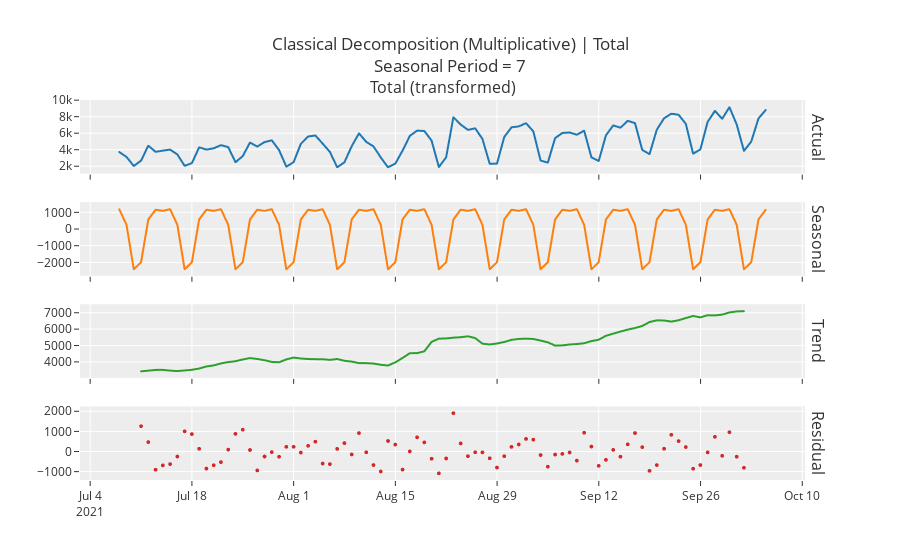

The cell this chart's notebook holds for it:
### Code cell
plot_model(plot='decomp', data_kwargs={'type':'Multiplicative'})
